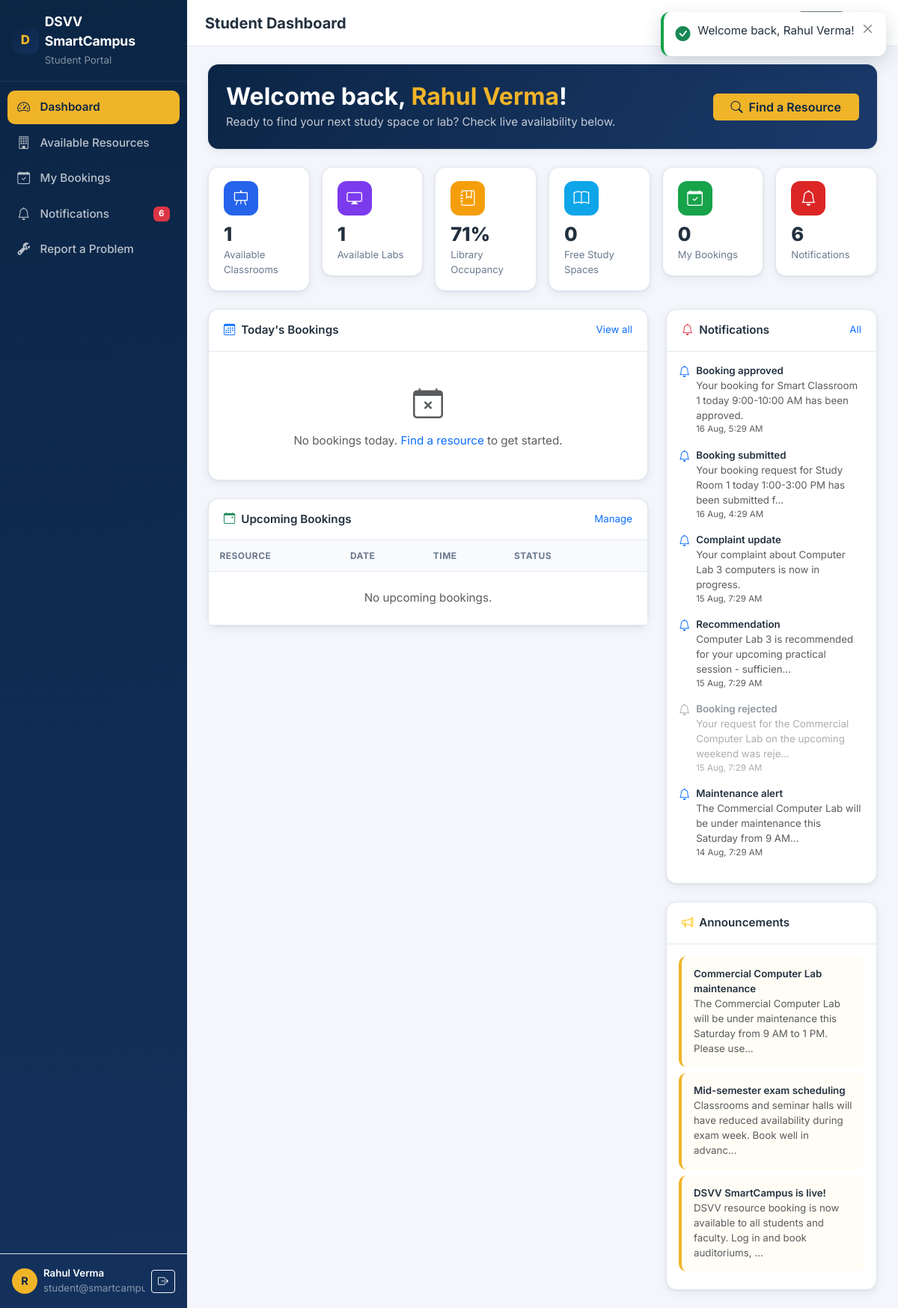
The app's page /student/dashboard.php (signed in) with its own data.
### tables this page shows
CREATE TABLE users (
  id INT UNSIGNED AUTO_INCREMENT PRIMARY KEY,
  name VARCHAR(120) NOT NULL,
  email VARCHAR(160) NOT NULL UNIQUE,
  password VARCHAR(255) NOT NULL,
  role ENUM('student','faculty','admin') NOT NULL DEFAULT 'student',
  department VARCHAR(120) NULL,
  user_identifier VARCHAR(50) NULL,
  status ENUM('active','inactive') NOT NULL DEFAULT 'active',
  created_at TIMESTAMP DEFAULT CURRENT_TIMESTAMP
);

CREATE TABLE notifications (
  id INT UNSIGNED AUTO_INCREMENT PRIMARY KEY,
  user_id INT UNSIGNED NOT NULL,
  title VARCHAR(160) NOT NULL,
  message TEXT NULL,
  type VARCHAR(40) NOT NULL DEFAULT 'info',
  is_read TINYINT(1) NOT NULL DEFAULT 0,
  created_at TIMESTAMP DEFAULT CURRENT_TIMESTAMP,
  CONSTRAINT fk_notif_user FOREIGN KEY (user_id) REFERENCES users(id) ON DELETE CASCADE,
  KEY idx_user_read (user_id, is_read)
);

CREATE TABLE announcements (
  id INT UNSIGNED AUTO_INCREMENT PRIMARY KEY,
  title VARCHAR(160) NOT NULL,
  message TEXT NOT NULL,
  created_by INT UNSIGNED NOT NULL,
  status ENUM('draft','published') NOT NULL DEFAULT 'draft',
  created_at TIMESTAMP DEFAULT CURRENT_TIMESTAMP,
  CONSTRAINT fk_announce_author FOREIGN KEY (created_by) REFERENCES users(id) ON DELETE CASCADE
);

### student/dashboard.php (the view, shortened to what the rows shown need)
<?php
require_once __DIR__ . '/../includes/functions.php';
require_once __DIR__ . '/../includes/auth.php';
$u = require_role('student', '/login.php');
$pdo = db();
$page_title = 'Student Dashboard';
$resources = all_resources($pdo);
$stmt = $pdo->prepare("SELECT * FROM notifications WHERE user_id = :uid ORDER BY created_at DESC, id DESC LIMIT 6");
$stmt->execute([':uid' => (int)$u['id']]);
$notifications = $stmt->fetchAll();
$announcements = $pdo->query("SELECT * FROM announcements WHERE status = 'published' ORDER BY created_at DESC, id DESC LIMIT 4")->fetchAll();
require_once __DIR__ . '/../includes/dash_header.php';
?>
<div class="row g-3 mb-4">
    <div class="col-12">
        <div class="sc-card p-4 sc-banner">
            <div class="row align-items-center">
                <div class="col-md-8">
                    <h2 class="fw-bold mb-1">Welcome back, <span style="color:var(--sc-gold)"><?= e($u['name']) ?></span>!</h2>
                </div>
            </div>
        </div>
    </div>
</div>
<div class="row g-4">
    <div class="col-lg-8">
        <div class="sc-card">
            <div class="table-responsive">
                <table class="table sc-table mb-0">
                    <thead><tr><th>Resource</th><th>Date</th><th>Time</th><th>Status</th><th></th></tr></thead>
                </table>
            </div>
        </div>
    </div>
    <div class="col-lg-4">
        <div class="sc-card mb-4">
            <div class="p-3">
                <?php if (!$notifications): ?>
                    <p class="text-muted small mb-0 text-center py-3">No notifications yet.</p>
                <?php else: ?>
                    <?php foreach ($notifications as $n): ?>
                    <div class="d-flex gap-2 mb-3 <?= !$n['is_read'] ? '' : 'opacity-50' ?>">
                        <i class="bi bi-bell text-<?= $n['is_read'] ? 'muted' : 'primary' ?>"></i>
                        <div class="small">
                            <div class="fw-semibold"><?= e($n['title']) ?></div>
                            <div class="text-muted"><?= e(mb_strimwidth($n['message'], 0, 80, '...')) ?></div>
                            <div class="text-muted" style="font-size:.72rem"><?= date('d M, g:i A', strtotime($n['created_at'])) ?></div>
                        </div>
                    </div>
                    <?php endforeach; ?>
                <?php endif; ?>
            </div>
        </div>
        <div class="sc-card">
            <div class="p-3">
                <?php if (!$announcements): ?>
                    <p class="text-muted small mb-0 text-center py-3">No announcements.</p>
                <?php else: ?>
                    <?php foreach ($announcements as $a): ?>
                    <div class="insight-card mb-2">
                        <div class="fw-semibold small"><?= e($a['title']) ?></div>
                        <div class="text-muted small"><?= e(mb_strimwidth($a['message'], 0, 100, '...')) ?></div>
                    </div>
                    <?php endforeach; ?>
                <?php endif; ?>
            </div>
        </div>
    </div>
</div>
<?php require_once __DIR__ . '/../includes/dash_footer.php'; ?>

### includes/dash_header.php (shortened to what the rows shown need)
<?php
$pageTitle = $page_title ?? 'Dashboard';
?>
<!DOCTYPE html>
<html lang="en">
<head>
    <link href="https://cdn.jsdelivr.net/npm/bootstrap@5.3.3/dist/css/bootstrap.min.css" rel="stylesheet">
    <link rel="stylesheet" href="https://cdn.jsdelivr.net/npm/bootstrap-icons@1.11.3/font/bootstrap-icons.min.css">
    <link rel="stylesheet" href="<?= url('/assets/css/style.css') ?>">
</head>
<body class="dash-body">
<div class="dash-shell">
    <aside class="sc-sidebar" id="sidebar">
        <div class="d-flex align-items-center gap-2 px-3 py-3 border-bottom sc-sidebar-brand">
            <div class="flex-grow-1">
                <div class="fw-bold sc-brand-text text-white"><?= e(APP_NAME) ?></div>
                <small class="text-white-50"><?= ucfirst(e($u['role'])) ?> Portal</small>
            </div>
        </div>
        <div class="p-3 border-top">
            <div class="d-flex align-items-center gap-2">
                <div class="sc-avatar"><?= e(strtoupper(substr($u['name'], 0, 1))) ?></div>
                <div class="flex-grow-1 text-truncate">
                    <div class="text-white small fw-semibold text-truncate"><?= e($u['name']) ?></div>
                    <div class="text-white-50 small"><?= e($u['email']) ?></div>
                </div>
                <a href="<?= url('/logout.php') ?>" class="btn btn-sm btn-outline-light" title="Logout"><i class="bi bi-box-arrow-right"></i></a>
            </div>
        </div>
    </aside>
    <div class="dash-main">
        <div class="sc-topbar d-flex align-items-center gap-3 px-3 px-lg-4">
            <div class="flex-grow-1">
                <h1 class="h5 mb-0 fw-bold"><?= e($pageTitle) ?></h1>
            </div>
        </div>
        <main class="dash-content">

### records on screen
users: role "Student", name "R", name "Rahul Verma", email "student@smartcam…"
notifications: is_read 0 (drawn), title "Booking approved", message "Your booking for Smart Classroom 1 today 9:00-10:00 AM has been approved.", created_at "16 Aug, 5:29 AM"
notifications: is_read 0 (drawn), title "Booking submitted", message "Your booking request for Study Room 1 today 1:00-3:00 PM has been submitted f...", created_at "16 Aug, 4:29 AM"
notifications: is_read 0 (drawn), title "Complaint update", message "Your complaint about Computer Lab 3 computers is now in progress.", created_at "15 Aug, 7:29 AM"
notifications: is_read 0 (drawn), title "Recommendation", message "Computer Lab 3 is recommended for your upcoming practical session - sufficien...", created_at "15 Aug, 7:29 AM"
notifications: is_read 1 (drawn), title "Booking rejected", message "Your request for the Commercial Computer Lab on the upcoming weekend was reje...", created_at "15 Aug, 7:29 AM"
notifications: is_read 0 (drawn), title "Maintenance alert", message "The Commercial Computer Lab will be under maintenance this Saturday from 9 AM...", created_at "14 Aug, 7:29 AM"
announcements: title "Commercial Computer Lab maintenance", message "The Commercial Computer Lab will be under maintenance this Saturday from 9 AM to 1 PM. Please use..."
announcements: title "Mid-semester exam scheduling", message "Classrooms and seminar halls will have reduced availability during exam week. Book well in advanc..."
announcements: title "DSVV SmartCampus is live!", message "DSVV resource booking is now available to all students and faculty. Log in and book auditoriums, ..."

### other values on screen
APP_NAME[0] "D"
APP_NAME "DSVV SmartCampus"
$item['label'] "Dashboard"
$item['label'] "Available Resources"
$item['label'] "My Bookings"
$item['label'] "Notifications"
$item['badge'] "6"
$item['label'] "Report a Problem"
$pageTitle "Student Dashboard"
$availableRooms "1"
$availableLabs "1"
$libraryOccupancy "71"
$studySpaces "0"
$myBookingsCount "0"
unread_notifications($pdo, (int)$u['id']) "6"
